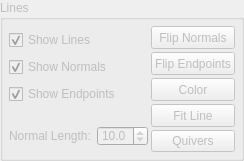
         <widget class="QGroupBox" name="layout_line_options">
          <property name="enabled">
           <bool>false</bool>
          </property>
          <property name="minimumSize">
           <size>
            <width>0</width>
            <height>20</height>
           </size>
          </property>
          <property name="title">
           <string>Lines</string>
          </property>
          <layout class="QHBoxLayout" name="horizontalLayout_2">
           <property name="spacing">
            <number>3</number>
           </property>
           <property name="leftMargin">
            <number>6</number>
           </property>
           <property name="topMargin">
            <number>6</number>
           </property>
           <property name="rightMargin">
            <number>6</number>
           </property>
           <property name="bottomMargin">
            <number>6</number>
           </property>
           <item>
            <layout class="QVBoxLayout" name="verticalLayout_3">
             <property name="spacing">
              <number>3</number>
             </property>
             <item>
              <widget class="QCheckBox" name="chb_lines_show">
               <property name="text">
                <string>Show Lines</string>
               </property>
               <property name="checked">
                <bool>true</bool>
               </property>
              </widget>
             </item>
             <item>
              <widget class="QCheckBox" name="chb_normal_show">
               <property name="text">
                <string>Show Normals</string>
               </property>
               <property name="checked">
                <bool>true</bool>
               </property>
              </widget>
             </item>
             <item>
              <widget class="QCheckBox" name="chb_endpoint_show">
               <property name="text">
                <string>Show Endpoints</string>
               </property>
               <property name="checked">
                <bool>true</bool>
               </property>
              </widget>
             </item>
             <item>
              <spacer name="verticalSpacer_3">
               <property name="orientation">
                <enum>Qt::Vertical</enum>
               </property>
               <property name="sizeType">
                <enum>QSizePolicy::Fixed</enum>
               </property>
               <property name="sizeHint" stdset="0">
                <size>
                 <width>20</width>
                 <height>15</height>
                </size>
               </property>
              </spacer>
             </item>
             <item>
              <layout class="QHBoxLayout" name="layout_normal_length">
               <property name="spacing">
                <number>6</number>
               </property>
               <item>
                <widget class="QLabel" name="label_nomal_length">
                 <property name="minimumSize">
                  <size>
                   <width>0</width>
                   <height>20</height>
                  </size>
                 </property>
                 <property name="maximumSize">
                  <size>
                   <width>16777215</width>
                   <height>20</height>
                  </size>
                 </property>
                 <property name="toolTip">
                  <string>Normal Length</string>
                 </property>
                 <property name="text">
                  <string>Normal Length:</string>
                 </property>
                </widget>
               </item>
               <item>
                <widget class="QDoubleSpinBox" name="spin_normal_length">
                 <property name="minimumSize">
                  <size>
                   <width>0</width>
                   <height>20</height>
                  </size>
                 </property>
                 <property name="maximumSize">
                  <size>
                   <width>16777215</width>
                   <height>20</height>
                  </size>
                 </property>
                 <property name="decimals">
                  <number>1</number>
                 </property>
                 <property name="minimum">
                  <double>1.000000000000000</double>
                 </property>
                 <property name="maximum">
                  <double>99.000000000000000</double>
                 </property>
                 <property name="value">
                  <double>10.000000000000000</double>
                 </property>
                </widget>
               </item>
              </layout>
             </item>
            </layout>
           </item>
           <item>
            <layout class="QVBoxLayout" name="verticalLayout_4">
             <property name="spacing">
              <number>3</number>
             </property>
             <item>
              <widget class="QPushButton" name="pb_normal_flip">
               <property name="enabled">
                <bool>false</bool>
               </property>
               <property name="minimumSize">
                <size>
                 <width>0</width>
                 <height>23</height>
                </size>
               </property>
               <property name="maximumSize">
                <size>
                 <width>16777215</width>
                 <height>23</height>
                </size>
               </property>
               <property name="text">
                <string>Flip Normals</string>
               </property>
              </widget>
             </item>
             <item>
              <widget class="QPushButton" name="pb_endpoint_flip">
               <property name="enabled">
                <bool>false</bool>
               </property>
               <property name="minimumSize">
                <size>
                 <width>0</width>
                 <height>23</height>
                </size>
               </property>
               <property name="maximumSize">
                <size>
                 <width>16777215</width>
                 <height>23</height>
                </size>
               </property>
               <property name="text">
                <string>Flip Endpoints</string>
               </property>
              </widget>
             </item>
             <item>
              <widget class="QPushButton" name="pb_line_color">
               <property name="enabled">
                <bool>false</bool>
               </property>
               <property name="minimumSize">
                <size>
                 <width>0</width>
                 <height>23</height>
                </size>
               </property>
               <property name="text">
                <string>Color</string>
               </property>
              </widget>
             </item>
             <item>
              <widget class="QPushButton" name="pb_line_fit">
               <property name="enabled">
                <bool>false</bool>
               </property>
               <property name="minimumSize">
                <size>
                 <width>0</width>
                 <height>23</height>
                </size>
               </property>
               <property name="maximumSize">
                <size>
                 <width>16777215</width>
                 <height>23</height>
                </size>
               </property>
               <property name="text">
                <string>Fit Line</string>
               </property>
              </widget>
             </item>
             <item>
              <widget class="QPushButton" name="pb_compute_quiver">
               <property name="text">
                <string>Quivers</string>
               </property>
              </widget>
             </item>
            </layout>
           </item>
          </layout>
         </widget>
